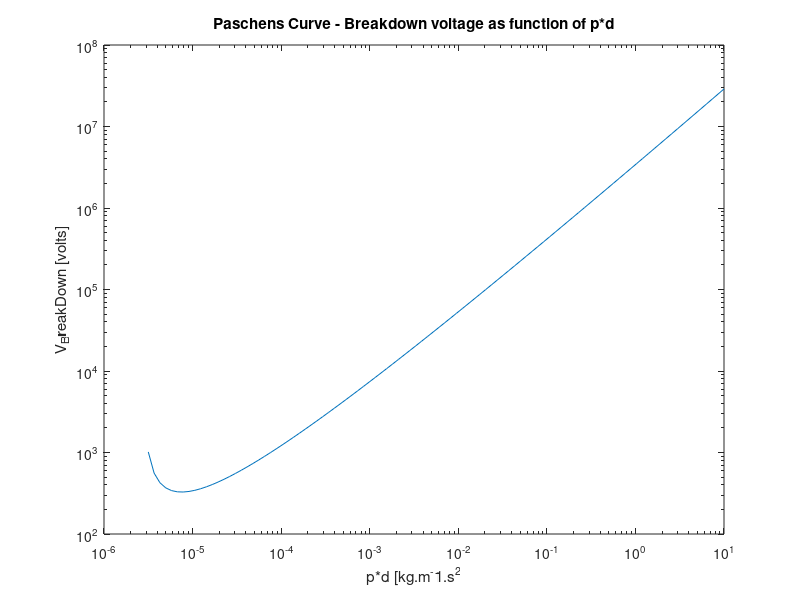
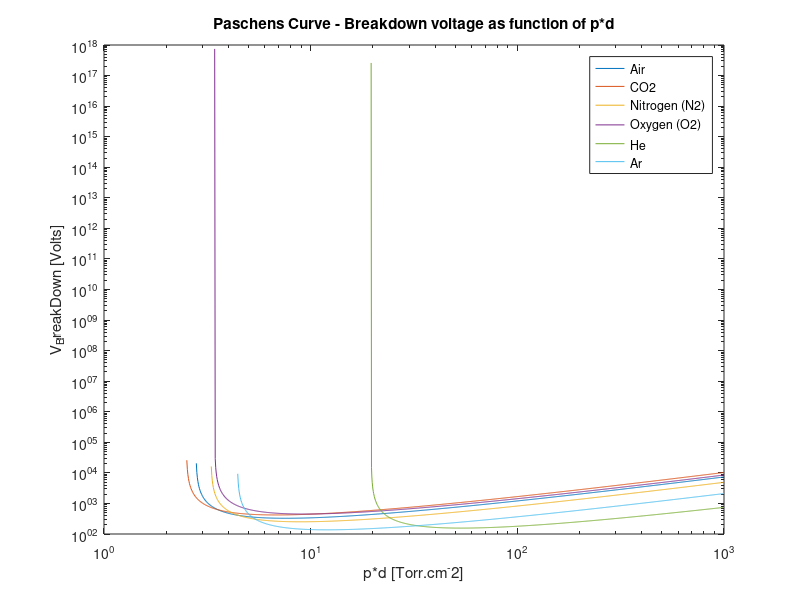
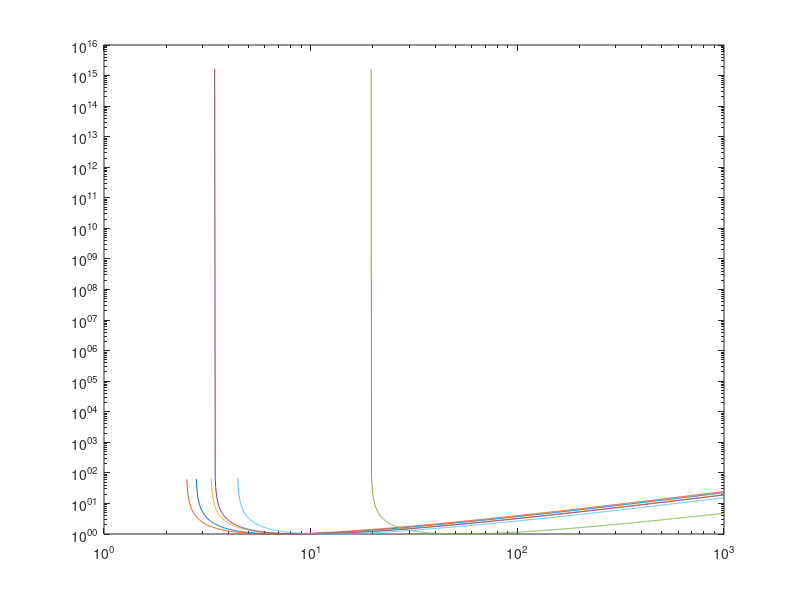

MATLAB code for these plots, in order:
% Script for ploting the Paschen arc breakdown volatages as a function of pd for systems
% operating under vacuum.  
%
% These curves give the breakdown voltage as a function of presure and arc
% distance and is empirically derived.  This is a matter of concern for
% vacuum systems that utilise high voltage to drive actuators and its is
% important to know at what presures it is important to switch off HV
% drivers to ensure safe operation of experiments operating in these
% extreem environments.
%
%
% The Paschen Curves operates according to 
%
% V = a.*p.*d/(ln(p.*.d)+b)
%
% Where p is presure, d is distance and a and b are constants specific to
% the gas in question.
%
% The relationship is ultimatly derived from mean free path of gasses and
% it is important to remember that p and d are always co-products.  This
% also means that arc voltage doens't just decrease as a function of voltage
% as the cascade effect is inhibited at shorter distances by a lower
% avaliablity of ionisable gasses. Arc voltage acutally increases below a
% certain optimal distance given a presure and viasa vesa for presures.
%

% for air
a = 4.36e7; %[V/(atm.m)]
b = 12.8; %[-]


d_PaschenCurve = logspace(-5.5,1,100);
p = 1;

V_PaschenCurve = a.*p.*d_PaschenCurve./(log(p.*d_PaschenCurve)+b);
V_minBreakDown = a.*exp(1-b)


figure(1)
loglog(d_PaschenCurve,V_PaschenCurve)
title('Paschens Curve - Breakdown voltage as function of p*d')   
xlabel('p*d [kg.m^-1.s^2')
ylabel('V_BreakDown [volts]')
grid off
% ledgend('','')


%% The above is redone for a different arangement of the above equation in

%the form:
% V = V_min.*p.*d./c./(1+log(p.*d./c))
% This is a much better form as V_min and c are explicitly defined and
% avliable from various sources on the web

nPlotLength = 1000;
V_minVals = [327,420,251,450,156,137]
c_vals = [7.558,6.798,8.931,9.331,53.32,11.997];%[0.567,0.51,0.67,0.7,4.0,0.9];

for n = 1:length(c_vals)
d_PaschenCurves(:,n) = logspace(log10(max(c_vals(n))./exp(1)),3,nPlotLength);
p = 1;
end

V_PaschenCurves = zeros(length(d_PaschenCurves),length(V_minVals));

for n = 1:length(V_minVals)
    V_min = V_minVals(n);
    c = c_vals(n);
    V_PaschenCurves(:,n) = V_min.*p.*d_PaschenCurves(:,n)./c./(1+log(p.*d_PaschenCurves(:,n)./c));
    V_Unitless(:,n) = p.*d_PaschenCurves(:,n)./c./(1+log(p.*d_PaschenCurves(:,n)./c));
end

figure(2)
loglog(d_PaschenCurves(:,1),V_PaschenCurves(:,1),d_PaschenCurves(:,2),V_PaschenCurves(:,2),d_PaschenCurves(:,3),V_PaschenCurves(:,3),d_PaschenCurves(:,4),V_PaschenCurves(:,4),d_PaschenCurves(:,5),V_PaschenCurves(:,5),d_PaschenCurves(:,6),V_PaschenCurves(:,6))
title('Paschens Curve - Breakdown voltage as function of p*d')   
xlabel('p*d [Torr.cm^-2]')
ylabel('V_BreakDown [Volts]')
grid off
legend('Air','CO2', 'Nitrogen (N2)','Oxygen (O2)','He','Ar')


figure(3)
loglog(d_PaschenCurves(:,1),V_Unitless(:,1),d_PaschenCurves(:,2),V_Unitless(:,2),d_PaschenCurves(:,3),V_Unitless(:,3),d_PaschenCurves(:,4),V_Unitless(:,4),d_PaschenCurves(:,5),V_Unitless(:,5),d_PaschenCurves(:,6),V_Unitless(:,6))





% %% 3D plot of presure and distance vs Voltage
% p = linspace(0.01,1,20);
% d = linspace(0.0001,0.1,20);
% 
% 
% [P,D] = meshgrid(p,d);
% V = a.*P.*D./(log(P.*D)+b);
% display(V)
% mfigure(3)
% surf(P,D,V)
% 
% productPD = P.*D;
% 
% 
% 
% 
% 
% 
% 
% 
% %Symboically solve for pd for a range of chosen voltages to work out if
% %curves overlap or minimum V_breakdown repsents the minimum
% 
% %%
% syms pd
% dp_atBreakDown = [];
% 
% for V = 328:50:1000
%     buff = vpasolve(a*pd./(log(pd)+b)==V,pd);
%     dp_atBreakDown = [dp_atBreakDown buff];
% end
% 
% p = linspace(1e-2,1e3,100);
% figure(2)
% hold on
% for n = 1:length(dp_atBreakDown)
% loglog(p,dp_atBreakDown(n)./p)
% end
